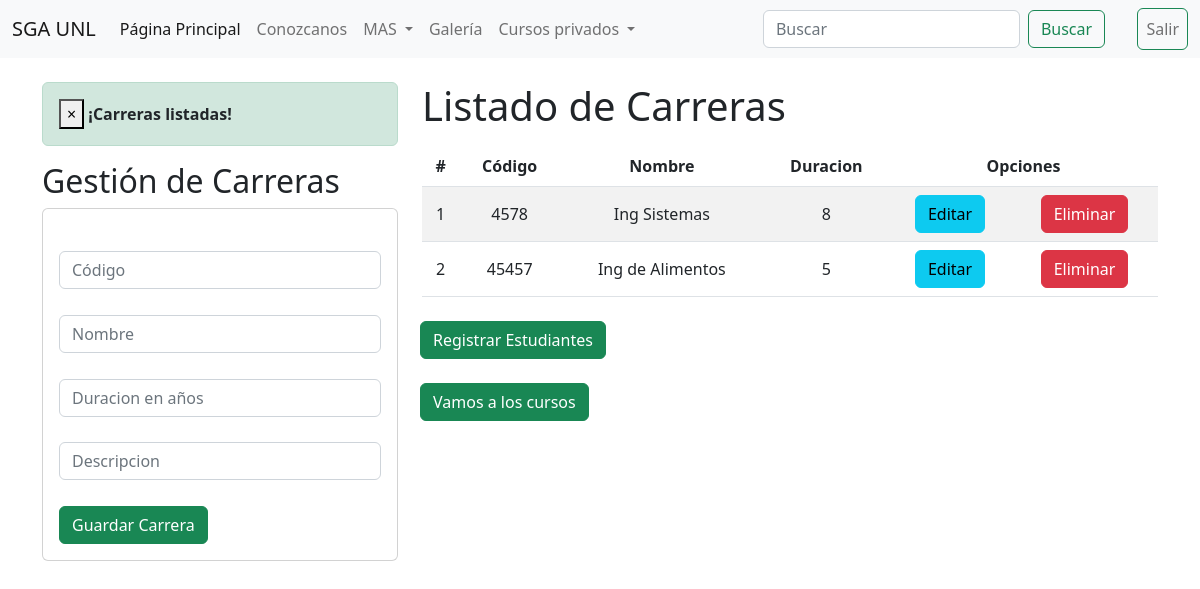
The app's page /tareas/carrera/ with its own data.
### APPAdministrarTareas/models.py (models this page shows, shortened)
class CarreraUniversitaria(models.Model):
    codigoCarrera = models.CharField(primary_key=True, max_length=6,  blank=False)
    nombreCarrera = models.CharField(max_length=30, blank=False)
    duracionCarrera = models.PositiveSmallIntegerField(default=8)
    descripcionCarrera= models.CharField(max_length=80, blank=False)

### APPAdministrarTareas/views.py (the view)
# urls.py: path('carrera/', views.carreraUniversidad),
def carreraUniversidad(request):
    carreraListada = CarreraUniversitaria.objects.all()
    messages.success(request, '¡Carreras listadas!')
    return render(request, "gestionCarrera.html", {"cursos": carreraListada})

### APPAdministrarTareas/templates/gestionCarrera.html (shortened to what this page needs)
{% extends "./base.html" %}
{% block body %}
<div class="row">
    <div class="col-sm-12 col-md-6 col-lg-4 col-xl-4">
        {% if messages %}
        {% for message in messages %}
        <div class="alert alert-dismissible alert-success">
            <button type="button" class="close" data-dismiss="alert">&times;</button>
            <strong class="text-dark">{{ message }}</strong>
        </div>
        {% endfor %}
        {% endif %}
        <h2>Gestión de Carreras</h2>
        <div class="card">
            <div class="card-body">
                <form action="/tareas/registrarCarrera/" method="POST">{% csrf_token %}
                    <div class="form-group" style="margin-top: 8%;">
                        <input type="text" id="txtCodigo" name="txtCodigo" class="form-control" placeholder="Código"
                            minlength="1" maxlength="6" required>
                    </div>
                    <div class="form-group" style="margin-top: 8%;" >
                        <input type="text" id="txtNombre" name="txtNombre" class="form-control" placeholder="Nombre"
                            maxlength="50" required>
                    </div>
                    <div class="form-group" style="margin-top: 8%;">
                        <input type="number" id="txtDuracion" name="txtDuracion" class="form-control" placeholder="Duracion en años" required>
                    </div>
                    <div class="form-group" style="margin-top: 8%;" >
                        <input type="text" id="txtDescrip" name="txtDescrip" class="form-control" placeholder="Descripcion"
                            maxlength="50" required>
                    </div>
                    <div class="form-group" style="margin-top: 8%;">
                        <button type="submit" class="btn btn-success btn-block text-white">Guardar Carrera</button>
                    </div>
                </form>
            </div>
        </div>
    </div>
    <div class="col-sm-12 col-md-6 col-lg-8 col-xl-8">
        <h1>Listado de Carreras</h1>
        <div class="table-responsive py-2">
            <table class="table table-striped">
                <thead>
                    <tr>
                        <th>#</th>
                        <th>Código</th>
                        <th>Nombre</th>
                        <th>Duracion</th>
                        <th colspan="2">Opciones</th>
                    </tr>
                </thead>
                <tbody>
                    {% for c in cursos %}
                    <tr>
                        <td>{{forloop.counter}}</td>
                        <td>{{c.codigoCarrera}}</td>
                        <td>{{c.nombreCarrera}}</td>
                        <td>{{c.duracionCarrera}}</td>
                        <td><a href="/tareas/edicionCarrera/{{c.codigoCarrera}}" class="btn btn-info">Editar</a></td>
                        <td><a href="/tareas/eliminarCarrera/{{c.codigoCarrera}}" class="btn btn-danger btnEliminacion">Eliminar</a></td>
                    </tr>
                    {% endfor %}
                </tbody>
            </table>
        </div>
        <div class="row" colspan="2">
            <div style="width: 100%; float:left; padding-left: 10px; margin-top: 0%;">
                <a href="/tareas/estudianteC/" type="button" class="btn btn-success btn-block text-white">Registrar Estudiantes</a>
             </div>
        </div>
        <br>
        <div class="row" colspan="2">
            <div style="width: 100%; float:left; padding-left: 10px; margin-top: 0%;">
                <a href="/tareas/cursoU/" type="button" class="btn btn-success btn-block text-white">Vamos a los cursos</a>
             </div>
        </div>
    </div>
</div>
{% endblock %}

### APPAdministrarTareas/static/css/gestionCursos.css (style rules this page uses)
th, td { text-align: center; vertical-align: middle; }

### records on screen
CarreraUniversitaria: codigoCarrera "4578", nombreCarrera "Ing Sistemas", duracionCarrera "8"
CarreraUniversitaria: codigoCarrera "45457", nombreCarrera "Ing de Alimentos", duracionCarrera "5"

### other values on screen
{{ message }} "¡Carreras listadas!"
